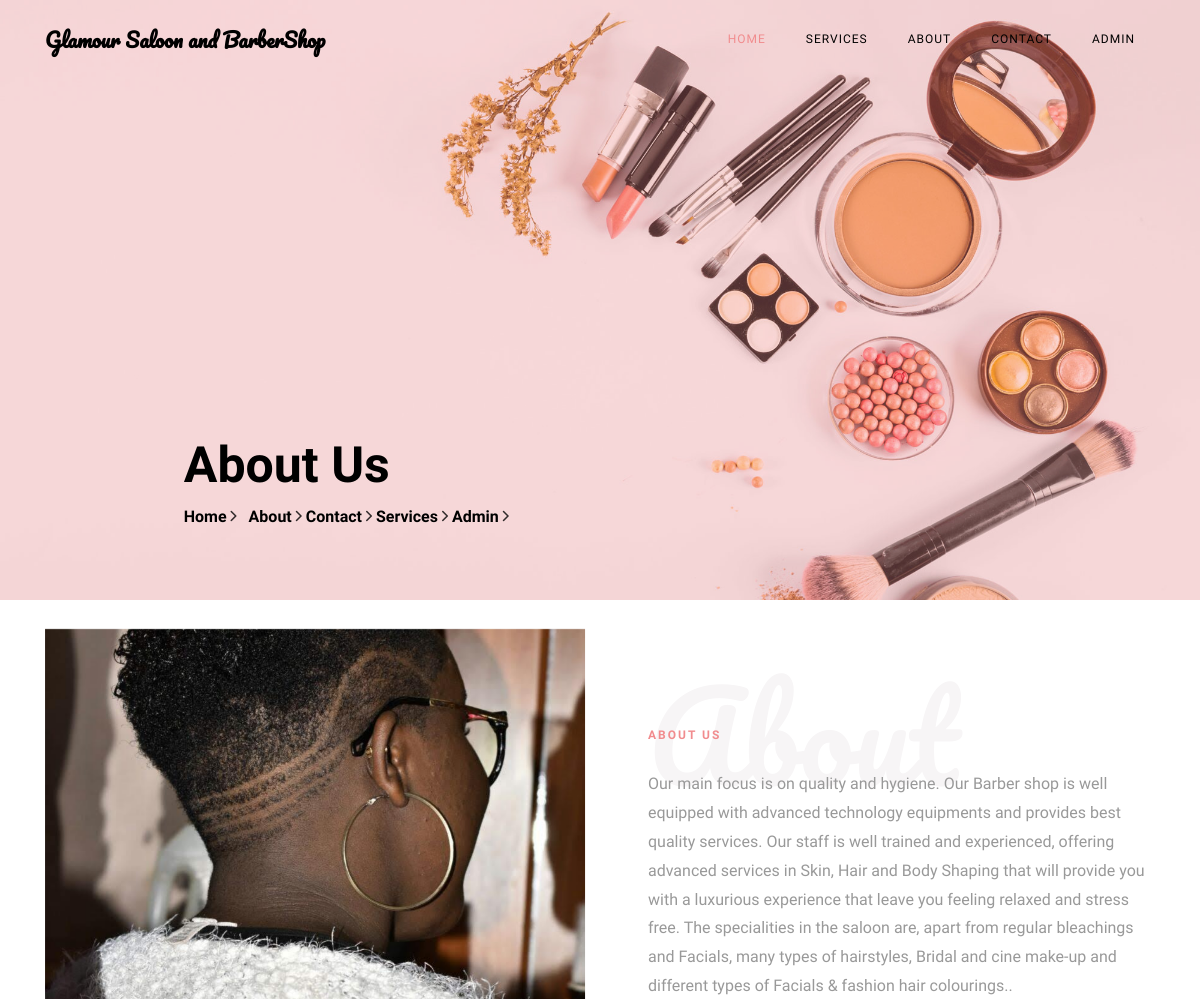
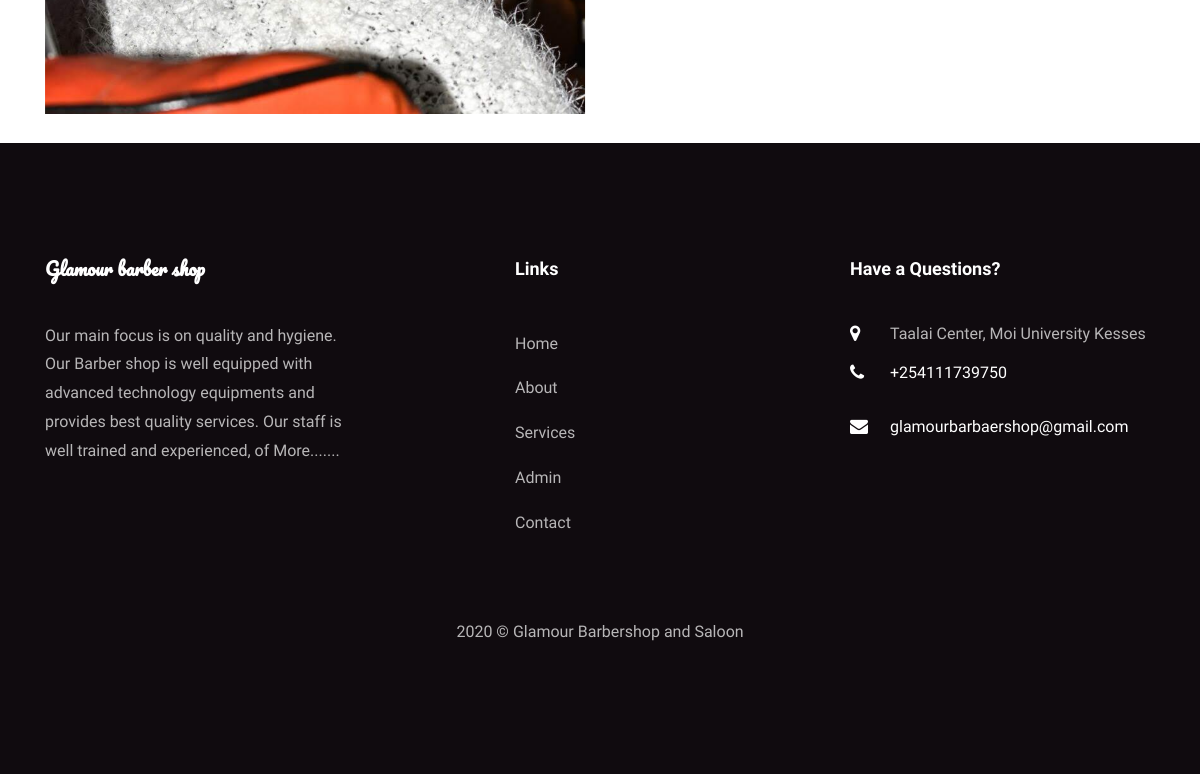
Page /about.php on the committed database (2 pictures, top to bottom).
### tables this page shows
CREATE TABLE `tblpage` (
  `ID` int(10) NOT NULL,
  `PageType` varchar(200) DEFAULT NULL,
  `PageTitle` mediumtext,
  `PageDescription` mediumtext,
  `Email` varchar(200) DEFAULT NULL,
  `MobileNumber` bigint(10) DEFAULT NULL,
  `UpdationDate` date DEFAULT NULL,
  `Timing` varchar(200) NOT NULL
);

### about.php (the view, shortened to what this page needs)
<?php
include('includes/dbconnection.php');
?>
<!DOCTYPE html>
<html lang="en">
  <head>
    <link rel="stylesheet" href="css/open-iconic-bootstrap.min.css">
    <link rel="stylesheet" href="css/animate.css">
    <link rel="stylesheet" href="css/owl.carousel.min.css">
    <link rel="stylesheet" href="css/owl.theme.default.min.css">
    <link rel="stylesheet" href="css/magnific-popup.css">
    <link rel="stylesheet" href="css/aos.css">
    <link rel="stylesheet" href="css/ionicons.min.css">
    <link rel="stylesheet" href="css/bootstrap-datepicker.css">
    <link rel="stylesheet" href="css/jquery.timepicker.css">
    <link rel="stylesheet" href="css/flaticon.css">
    <link rel="stylesheet" href="css/icomoon.css">
    <link rel="stylesheet" href="css/style.css">
  </head>
  <body>
	  <?php include_once('includes/header.php');?>
    <section class="hero-wrap hero-wrap-2" style="background-image: url('images/bg-2.jpg');" data-stellar-background-ratio="0.5">
      <div class="overlay"></div>
      <div class="container">
        <div class="row no-gutters slider-text js-fullheight align-items-end justify-content-center">
          <div class="col-md-9 ftco-animate pb-5">
            <h2 class="mb-0 bread">About Us</h2>
            <p class="breadcrumbs"><span class="mr-2"><a href="index.php">Home <i class="ion-ios-arrow-forward"></i></a></span> <span><a href="#">About</a> <i class="ion-ios-arrow-forward"></i></span>
            <span><a href="contact.php">Contact</a> <i class="ion-ios-arrow-forward"></i></span>
            <span><a href="services.php">Services</a> <i class="ion-ios-arrow-forward"></i></span>
            <span><a href="admin/index.php">Admin</a> <i class="ion-ios-arrow-forward"></i></span>
            </p>
          </div>
        </div>
      </div>
    </section>
    <br>
    <section class="ftco-section ftco-no-pb ftco-no-pt">
			<div class="container">
				<div class="row">
					<div class="col-md-6 d-flex">
						<div class="p-md-5 img img-2 d-flex justify-content-center align-items-center" style="background-image: url(images/glamour.JPG);">
						</div>
					</div>
					<div class="col-md-6 py-md-5 pb-5 wrap-about pb-md-5 ftco-animate">
						<?php
$ret=mysqli_query($con,"select * from tblpage where PageType='aboutus' ");
while ($row=mysqli_fetch_array($ret)) {
?>
	          <div class="heading-section mb-4 mt-md-5">
	          	<h1 class="big">About</h1>
	          	<span class="subheading"><?php  echo $row['PageTitle'];?></span>
	          </div>
	          <div class="pb-md-5">
							<p><?php  echo $row['PageDescription'];?>.</p>
						</div>
						<?php } ?>
					</div>
				</div>
			</div>
		</section>
		<br>
   <?php include_once('includes/footer.php');?>
  </body>
</html>

### includes/footer.php (shortened to what this page needs)
 <?php
include('includes/dbconnection.php');
?>
 <footer class="ftco-footer ftco-section">
      <div class="container">
        <div class="row mb-5">
          <div class="col-md">
            <div class="ftco-footer-widget mb-4">
              <h2 class="ftco-heading-2 logo">Glamour barber shop</h2>
              <?php
$ret=mysqli_query($con,"select * from tblpage where PageType='aboutus' ");
while ($row=mysqli_fetch_array($ret)) {
?>
              <p><?php  echo substr($row['PageDescription'],0,200);?> <a href="about.php">More.......</a></p><?php } ?>
            </div>
          </div>
          <div class="col-md" style="padding-left: 150px">
             <div class="ftco-footer-widget mb-4">
              <h2 class="ftco-heading-2">Links</h2>
              <ul class="list-unstyled">
                <li><a href="index.php" class="py-2 d-block">Home</a></li>
                <li><a href="about.php" class="py-2 d-block">About</a></li>
                <li><a href="services.php" class="py-2 d-block">Services</a></li>
                <li><a href="admin/index.php" class="py-2 d-block">Admin</a></li>
                <li><a href="contact.php" class="py-2 d-block">Contact</a></li>
              </ul>
            </div>
          </div>
          <div class="col-md">
            <div class="ftco-footer-widget mb-4">
            	<h2 class="ftco-heading-2">Have a Questions?</h2>
            	<div class="block-23 mb-3">
                <?php
$ret=mysqli_query($con,"select * from tblpage where PageType='contactus' ");
while ($row=mysqli_fetch_array($ret)) {
?>
	              <ul>
	                <li><span class="icon icon-map-marker"></span><span class="text"><?php  echo $row['PageDescription'];?></span></li>
	                <li><a href="#"><span class="icon icon-phone"></span><span class="text">+<?php  echo $row['MobileNumber'];?></span></a></li>
	                <li><a href="#"><span class="icon icon-envelope"></span><span class="text"><?php  echo $row['Email'];?></span></a></li>
	              </ul>
	            </div>
               <?php } ?>
            </div>
          </div>
        </div>
        <div class="row">
          <div class="col-md-12 text-center">
            <p>
  2020 &copy; Glamour Barbershop and Saloon  </p>
          </div>
        </div>
      </div>
    </footer>

### css/icomoon.css (style rules this page uses)
[class^="icon-"], [class*=" icon-"] { font-family: 'icomoon' !important; speak: none; font-style: normal; font-weight: normal; font-variant: normal; text-transform: none; line-height: 1; -webkit-font-smoothing: antialiased; -moz-osx-font-smoothing: grayscale; }
.icon-map-marker:before { content: "\f041"; }
.icon-phone:before { content: "\f095"; }
.icon-envelope:before { content: "\f0e0"; }

### rows in the picture
tblpage: PageTitle "ABOUT US", PageDescription "Our main focus is on quality and hygiene. Our Barber shop is well equipped with advanced technology equipments and provides best quality services. Our staff is well trained and experienced, offering advanced services in Skin, Hair and Body Shaping that will provide you with a luxurious experience that leave you feeling relaxed and stress free. The specialities in the saloon are, apart from regular bleachings and Facials, many types of hairstyles, Bridal and cine make-up and different types of Facials & fashion hair colourings.", PageDescription "Our main focus is on quality and hygiene. Our Barber shop is well equipped with advanced technology equipments and provides best quality services. Our staff is well trained and experienced, of"
tblpage: PageDescription "Taalai Center, Moi University Kesses", MobileNumber "254111739750", Email "glamourbarbaershop@gmail.com"
